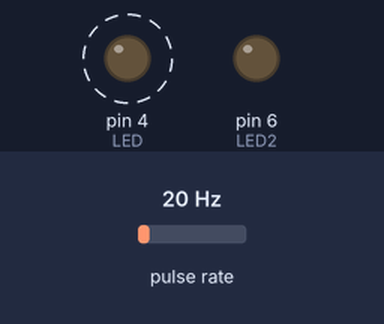
Simulated run of this sketch. Board: Arduino Uno, built for the host (arithmetic inside an expression is 32-bit, double 64-bit). Parts: output pins drawn as LEDs (lit = HIGH). Wiring (inferred from the names in the program): pulse sensor: data pin 8. Dashed ring = blinking. The test bench sets the inputs (shaded band); at power-on: pulse rate 20 Hz. What the sketch prints to the serial monitor is not drawn.

Above: at 12.2 s.
Timing chart, 0 to 15.0 s (numbered marks = the images above):
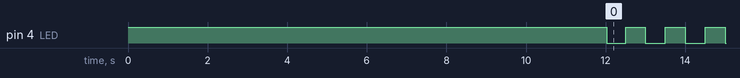

Measured:
- by itself, pin 4 (LED): alternates HIGH for 0.50 s and LOW for 0.50 s

The sketch:

wiflyConfigurator.ino
```cpp
#include "altsoftserial/AltSoftSerial.h"

String WIFI_SSID = "localhost.localdomain";
String WIFI_PASSPHRASE = "hgMTc01e";
//String WIFI_SSID = "amirul-Z97-HD3";
//String WIFI_PASSPHRASE = "8hAOrVND";
//String WIFI_SSID = "asdacap";
//String WIFI_PASSPHRASE = "mypassqwer";

String SERVER_IP = "10.42.0.2";
String SERVER_PORT = "3000";

String TCP_CONNECT_DELAY = "5"; // Delay between tcp connection attempt.

int LED = 4;
int LED2 = 6;
int BUTTON = 3;

HardwareSerial &wifiSerial = Serial3;

void setup(){
  pinMode(LED, OUTPUT);
  pinMode(LED2, OUTPUT);
  digitalWrite(LED, HIGH);
  digitalWrite(LED2, LOW);

  Serial.begin(9600);
  wifiSerial.begin(9600);
  Serial.println("Starting");
  Serial.flush();
  wifiSerial.print("$$$");
  wifiSerial.setTimeout(1000);
  Serial.println(wifiSerial.readString());

  sendAndPrintResult("set comm remote 0");
  sendAndPrintResult("set ip dhcp 1");
  sendAndPrintResult("set wlan ssid " + WIFI_SSID);
  sendAndPrintResult("set wlan phrase " + WIFI_PASSPHRASE);
  sendAndPrintResult("set wlan auth 4");
  sendAndPrintResult("set wlan join 1");
  sendAndPrintResult("set sys autoconn "+TCP_CONNECT_DELAY);
  sendAndPrintResult("set ip host " + SERVER_IP);
  sendAndPrintResult("set ip remote " + SERVER_PORT);
  sendAndPrintResult("save");
  sendAndPrintResult("exit");

  Serial.println("Done");
}

void sendAndPrintResult(String command){
  Serial.println("command: "+command);
  wifiSerial.println(command);
  Serial.println(wifiSerial.readString());
}

void loop(){
  digitalWrite(LED, (millis()/500)%2 ? HIGH : LOW);
}
```

AltSoftSerial.h
```cpp
// (licence header left out)
#ifndef AltSoftSerial_h
#define AltSoftSerial_h

#include <inttypes.h>

#if ARDUINO >= 100
#include "Arduino.h"
#else
#include "WProgram.h"
#include "pins_arduino.h"
#endif

#if defined(__arm__) && defined(CORE_TEENSY)
#define ALTSS_BASE_FREQ F_BUS
#else
#define ALTSS_BASE_FREQ F_CPU
#endif

class AltSoftSerial : public Stream
{
public:
	AltSoftSerial() { }
	~AltSoftSerial() { end(); }
	static void begin(uint32_t baud) { init((ALTSS_BASE_FREQ + baud / 2) / baud); }
	static void end();
	int peek();
	int read();
	int available();
#if ARDUINO >= 100
	size_t write(uint8_t byte) { writeByte(byte); return 1; }
	void flush() { flushOutput(); }
#else
	void write(uint8_t byte) { writeByte(byte); }
	void flush() { flushInput(); }
#endif
	using Print::write;
	static void flushInput();
	static void flushOutput();
	// for drop-in compatibility with NewSoftSerial, rxPin & txPin ignored
	AltSoftSerial(uint8_t rxPin, uint8_t txPin, bool inverse = false) { }
	bool listen() { return false; }
	bool isListening() { return true; }
	bool overflow() { bool r = timing_error; timing_error = false; return r; }
	static int library_version() { return 1; }
	static void enable_timer0(bool enable) { }
	static bool timing_error;
private:
	static void init(uint32_t cycles_per_bit);
	static void writeByte(uint8_t byte);
};

#endif
```

AltSoftSerial_Boards.h
```cpp
// (licence header left out)
// Teensy 2.0
//
#if defined(__AVR_ATmega32U4__) && defined(CORE_TEENSY)

 //#define ALTSS_USE_TIMER1
 //#define INPUT_CAPTURE_PIN		22 // receive
 //#define OUTPUT_COMPARE_A_PIN		14 // transmit
 //#define OUTPUT_COMPARE_B_PIN		15 // unusable PWM
 //#define OUTPUT_COMPARE_C_PIN		 4 // unusable PWM

 #define ALTSS_USE_TIMER3
 #define INPUT_CAPTURE_PIN		10 // receive
 #define OUTPUT_COMPARE_A_PIN		 9 // transmit


// Teensy++ 2.0
//
#elif defined(__AVR_AT90USB1286__) && defined(CORE_TEENSY)

 #define ALTSS_USE_TIMER1
 #define INPUT_CAPTURE_PIN		 4 // receive
 #define OUTPUT_COMPARE_A_PIN		25 // transmit
 #define OUTPUT_COMPARE_B_PIN		26 // unusable PWM
 #define OUTPUT_COMPARE_C_PIN		27 // unusable PWM

 //#define ALTSS_USE_TIMER3
 //#define INPUT_CAPTURE_PIN		17 // receive
 //#define OUTPUT_COMPARE_A_PIN		16 // transmit
 //#define OUTPUT_COMPARE_B_PIN		15 // unusable PWM
 //#define OUTPUT_COMPARE_C_PIN		14 // unusable PWM


// Teensy 3.x
//
#elif defined(__MK20DX128__) || defined(__MK20DX256__) || defined(__MK64FX512__) || defined(__MK66FX1M0__)
 #define ALTSS_USE_FTM0
 #define INPUT_CAPTURE_PIN		20 // receive       (FTM0_CH5)
 #define OUTPUT_COMPARE_A_PIN		21 // transmit      (FTM0_CH6)
 #define OUTPUT_COMPARE_B_PIN		22 // unusable PWM  (FTM0_CH0)
 #define OUTPUT_COMPARE_C_PIN		23 // PWM usable fixed freq
 #define OUTPUT_COMPARE_D_PIN		 5 // PWM usable fixed freq
 #define OUTPUT_COMPARE_E_PIN		 6 // PWM usable fixed freq
 #define OUTPUT_COMPARE_F_PIN		 9 // PWM usable fixed freq
 #define OUTPUT_COMPARE_G_PIN		10 // PWM usable fixed freq


// Wiring-S
//
#elif defined(__AVR_ATmega644P__) && defined(WIRING)

 #define ALTSS_USE_TIMER1
 #define INPUT_CAPTURE_PIN		 6 // receive
 #define OUTPUT_COMPARE_A_PIN		 5 // transmit
 #define OUTPUT_COMPARE_B_PIN		 4 // unusable PWM


// Arduino Uno, Duemilanove, LilyPad, etc
//
#elif defined(__AVR_ATmega168__) || defined(__AVR_ATmega328P__)

 #define ALTSS_USE_TIMER1
 #define INPUT_CAPTURE_PIN		 8 // receive
 #define OUTPUT_COMPARE_A_PIN		 9 // transmit
 #define OUTPUT_COMPARE_B_PIN		10 // unusable PWM


// Arduino Leonardo & Yun (from Cristian Maglie)
//
#elif defined(ARDUINO_AVR_YUN) || defined(ARDUINO_AVR_LEONARDO) || defined(__AVR_ATmega32U4__)

  //#define ALTSS_USE_TIMER1
  //#define INPUT_CAPTURE_PIN		4  // receive
  //#define OUTPUT_COMPARE_A_PIN	9 // transmit
  //#define OUTPUT_COMPARE_B_PIN	10 // unusable PWM
  //#define OUTPUT_COMPARE_C_PIN	11 // unusable PWM

  #define ALTSS_USE_TIMER3
  #define INPUT_CAPTURE_PIN		13 // receive
  #define OUTPUT_COMPARE_A_PIN		5 // transmit


// Arduino Mega
//
#elif defined(__AVR_ATmega1280__) || defined(__AVR_ATmega2560__)

 //#define ALTSS_USE_TIMER4
 //#define INPUT_CAPTURE_PIN		49 // receive
 //#define OUTPUT_COMPARE_A_PIN		 6 // transmit
 //#define OUTPUT_COMPARE_B_PIN		 7 // unusable PWM
 //#define OUTPUT_COMPARE_C_PIN		 8 // unusable PWM

 #define ALTSS_USE_TIMER5
 #define INPUT_CAPTURE_PIN		48 // receive
 #define OUTPUT_COMPARE_A_PIN		46 // transmit
 #define OUTPUT_COMPARE_B_PIN		45 // unusable PWM
 #define OUTPUT_COMPARE_C_PIN		44 // unusable PWM


// Sanguino
#elif defined(__AVR_ATmega644P__) || defined(__AVR_ATmega644__)
 #define ALTSS_USE_TIMER1
 #define INPUT_CAPTURE_PIN		14 // receive
 #define OUTPUT_COMPARE_A_PIN		13 // transmit
 #define OUTPUT_COMPARE_B_PIN		12 // unusable PWM


// Unknown board
#else
#error "Please define your board timer and pins"
#endif
```

AltSoftSerial_Timers.h
```cpp
// (licence header left out)
#if defined(ALTSS_USE_TIMER1)
  #define CONFIG_TIMER_NOPRESCALE()	(TIMSK1 = 0, TCCR1A = 0, TCCR1B = (1<<ICNC1) | (1<<CS10))
  #define CONFIG_TIMER_PRESCALE_8()	(TIMSK1 = 0, TCCR1A = 0, TCCR1B = (1<<ICNC1) | (1<<CS11))
  #define CONFIG_TIMER_PRESCALE_256()	(TIMSK1 = 0, TCCR1A = 0, TCCR1B = (1<<ICNC1) | (1<<CS12))
  #define CONFIG_MATCH_NORMAL()		(TCCR1A = TCCR1A & ~((1<<COM1A1) | (1<<COM1A0)))
  #define CONFIG_MATCH_TOGGLE()		(TCCR1A = (TCCR1A & ~(1<<COM1A1)) | (1<<COM1A0))
  #define CONFIG_MATCH_CLEAR()		(TCCR1A = (TCCR1A | (1<<COM1A1)) & ~(1<<COM1A0))
  #define CONFIG_MATCH_SET()		(TCCR1A = TCCR1A | ((1<<COM1A1) | (1<<COM1A0)))
  #define CONFIG_CAPTURE_FALLING_EDGE()	(TCCR1B &= ~(1<<ICES1))
  #define CONFIG_CAPTURE_RISING_EDGE()	(TCCR1B |= (1<<ICES1))
  #define ENABLE_INT_INPUT_CAPTURE()	(TIFR1 = (1<<ICF1), TIMSK1 = (1<<ICIE1))
  #define ENABLE_INT_COMPARE_A()	(TIFR1 = (1<<OCF1A), TIMSK1 |= (1<<OCIE1A))
  #define ENABLE_INT_COMPARE_B()	(TIFR1 = (1<<OCF1B), TIMSK1 |= (1<<OCIE1B))
  #define DISABLE_INT_INPUT_CAPTURE()	(TIMSK1 &= ~(1<<ICIE1))
  #define DISABLE_INT_COMPARE_A()	(TIMSK1 &= ~(1<<OCIE1A))
  #define DISABLE_INT_COMPARE_B()	(TIMSK1 &= ~(1<<OCIE1B))
  #define GET_TIMER_COUNT()		(TCNT1)
  #define GET_INPUT_CAPTURE()		(ICR1)
  #define GET_COMPARE_A()		(OCR1A)
  #define GET_COMPARE_B()		(OCR1B)
  #define SET_COMPARE_A(val)		(OCR1A = (val))
  #define SET_COMPARE_B(val)		(OCR1B = (val))
  #define CAPTURE_INTERRUPT		TIMER1_CAPT_vect
  #define COMPARE_A_INTERRUPT		TIMER1_COMPA_vect
  #define COMPARE_B_INTERRUPT		TIMER1_COMPB_vect


#elif defined(ALTSS_USE_TIMER3)
  #define CONFIG_TIMER_NOPRESCALE()	(TIMSK3 = 0, TCCR3A = 0, TCCR3B = (1<<ICNC3) | (1<<CS30))
  #define CONFIG_TIMER_PRESCALE_8()	(TIMSK3 = 0, TCCR3A = 0, TCCR3B = (1<<ICNC3) | (1<<CS31))
  #define CONFIG_TIMER_PRESCALE_256()	(TIMSK3 = 0, TCCR3A = 0, TCCR3B = (1<<ICNC3) | (1<<CS32))
  #define CONFIG_MATCH_NORMAL()		(TCCR3A = TCCR3A & ~((1<<COM3A1) | (1<<COM3A0)))
  #define CONFIG_MATCH_TOGGLE()		(TCCR3A = (TCCR3A & ~(1<<COM3A1)) | (1<<COM3A0))
  #define CONFIG_MATCH_CLEAR()		(TCCR3A = (TCCR3A | (1<<COM3A1)) & ~(1<<COM3A0))
  #define CONFIG_MATCH_SET()		(TCCR3A = TCCR3A | ((1<<COM3A1) | (1<<COM3A0)))
  #define CONFIG_CAPTURE_FALLING_EDGE()	(TCCR3B &= ~(1<<ICES3))
  #define CONFIG_CAPTURE_RISING_EDGE()	(TCCR3B |= (1<<ICES3))
  #define ENABLE_INT_INPUT_CAPTURE()	(TIFR3 = (1<<ICF3), TIMSK3 = (1<<ICIE3))
  #define ENABLE_INT_COMPARE_A()	(TIFR3 = (1<<OCF3A), TIMSK3 |= (1<<OCIE3A))
  #define ENABLE_INT_COMPARE_B()	(TIFR3 = (1<<OCF3B), TIMSK3 |= (1<<OCIE3B))
  #define DISABLE_INT_INPUT_CAPTURE()	(TIMSK3 &= ~(1<<ICIE3))
  #define DISABLE_INT_COMPARE_A()	(TIMSK3 &= ~(1<<OCIE3A))
  #define DISABLE_INT_COMPARE_B()	(TIMSK3 &= ~(1<<OCIE3B))
  #define GET_TIMER_COUNT()		(TCNT3)
  #define GET_INPUT_CAPTURE()		(ICR3)
  #define GET_COMPARE_A()		(OCR3A)
  #define GET_COMPARE_B()		(OCR3B)
  #define SET_COMPARE_A(val)		(OCR3A = (val))
  #define SET_COMPARE_B(val)		(OCR3B = (val))
  #define CAPTURE_INTERRUPT		TIMER3_CAPT_vect
  #define COMPARE_A_INTERRUPT		TIMER3_COMPA_vect
  #define COMPARE_B_INTERRUPT		TIMER3_COMPB_vect


#elif defined(ALTSS_USE_TIMER4)
  #define CONFIG_TIMER_NOPRESCALE()	(TIMSK4 = 0, TCCR4A = 0, TCCR4B = (1<<ICNC4) | (1<<CS40))
  #define CONFIG_TIMER_PRESCALE_8()	(TIMSK4 = 0, TCCR4A = 0, TCCR4B = (1<<ICNC4) | (1<<CS41))
  #define CONFIG_TIMER_PRESCALE_256()	(TIMSK4 = 0, TCCR4A = 0, TCCR4B = (1<<ICNC4) | (1<<CS42))
  #define CONFIG_MATCH_NORMAL()		(TCCR4A = TCCR4A & ~((1<<COM4A1) | (1<<COM4A0)))
  #define CONFIG_MATCH_TOGGLE()		(TCCR4A = (TCCR4A & ~(1<<COM4A1)) | (1<<COM4A0))
  #define CONFIG_MATCH_CLEAR()		(TCCR4A = (TCCR4A | (1<<COM4A1)) & ~(1<<COM4A0))
  #define CONFIG_MATCH_SET()		(TCCR4A = TCCR4A | ((1<<COM4A1) | (1<<COM4A0)))
  #define CONFIG_CAPTURE_FALLING_EDGE()	(TCCR4B &= ~(1<<ICES4))
  #define CONFIG_CAPTURE_RISING_EDGE()	(TCCR4B |= (1<<ICES4))
  #define ENABLE_INT_INPUT_CAPTURE()	(TIFR4 = (1<<ICF4), TIMSK4 = (1<<ICIE4))
  #define ENABLE_INT_COMPARE_A()	(TIFR4 = (1<<OCF4A), TIMSK4 |= (1<<OCIE4A))
  #define ENABLE_INT_COMPARE_B()	(TIFR4 = (1<<OCF4B), TIMSK4 |= (1<<OCIE4B))
  #define DISABLE_INT_INPUT_CAPTURE()	(TIMSK4 &= ~(1<<ICIE4))
  #define DISABLE_INT_COMPARE_A()	(TIMSK4 &= ~(1<<OCIE4A))
  #define DISABLE_INT_COMPARE_B()	(TIMSK4 &= ~(1<<OCIE4B))
  #define GET_TIMER_COUNT()		(TCNT4)
  #define GET_INPUT_CAPTURE()		(ICR4)
  #define GET_COMPARE_A()		(OCR4A)
  #define GET_COMPARE_B()		(OCR4B)
  #define SET_COMPARE_A(val)		(OCR4A = (val))
  #define SET_COMPARE_B(val)		(OCR4B = (val))
  #define CAPTURE_INTERRUPT		TIMER4_CAPT_vect
  #define COMPARE_A_INTERRUPT		TIMER4_COMPA_vect
  #define COMPARE_B_INTERRUPT		TIMER4_COMPB_vect


#elif defined(ALTSS_USE_TIMER5)
  #define CONFIG_TIMER_NOPRESCALE()	(TIMSK5 = 0, TCCR5A = 0, TCCR5B = (1<<ICNC5) | (1<<CS50))
  #define CONFIG_TIMER_PRESCALE_8()	(TIMSK5 = 0, TCCR5A = 0, TCCR5B = (1<<ICNC5) | (1<<CS51))
  #define CONFIG_TIMER_PRESCALE_256()	(TIMSK5 = 0, TCCR5A = 0, TCCR5B = (1<<ICNC5) | (1<<CS52))
  #define CONFIG_MATCH_NORMAL()		(TCCR5A = TCCR5A & ~((1<<COM5A1) | (1<<COM5A0)))
  #define CONFIG_MATCH_TOGGLE()		(TCCR5A = (TCCR5A & ~(1<<COM5A1)) | (1<<COM5A0))
  #define CONFIG_MATCH_CLEAR()		(TCCR5A = (TCCR5A | (1<<COM5A1)) & ~(1<<COM5A0))
  #define CONFIG_MATCH_SET()		(TCCR5A = TCCR5A | ((1<<COM5A1) | (1<<COM5A0)))
  #define CONFIG_CAPTURE_FALLING_EDGE()	(TCCR5B &= ~(1<<ICES5))
  #define CONFIG_CAPTURE_RISING_EDGE()	(TCCR5B |= (1<<ICES5))
  #define ENABLE_INT_INPUT_CAPTURE()	(TIFR5 = (1<<ICF5), TIMSK5 = (1<<ICIE5))
  #define ENABLE_INT_COMPARE_A()	(TIFR5 = (1<<OCF5A), TIMSK5 |= (1<<OCIE5A))
  #define ENABLE_INT_COMPARE_B()	(TIFR5 = (1<<OCF5B), TIMSK5 |= (1<<OCIE5B))
  #define DISABLE_INT_INPUT_CAPTURE()	(TIMSK5 &= ~(1<<ICIE5))
  #define DISABLE_INT_COMPARE_A()	(TIMSK5 &= ~(1<<OCIE5A))
  #define DISABLE_INT_COMPARE_B()	(TIMSK5 &= ~(1<<OCIE5B))
  #define GET_TIMER_COUNT()		(TCNT5)
  #define GET_INPUT_CAPTURE()		(ICR5)
  #define GET_COMPARE_A()		(OCR5A)
  #define GET_COMPARE_B()		(OCR5B)
  #define SET_COMPARE_A(val)		(OCR5A = (val))
  #define SET_COMPARE_B(val)		(OCR5B = (val))
  #define CAPTURE_INTERRUPT		TIMER5_CAPT_vect
  #define COMPARE_A_INTERRUPT		TIMER5_COMPA_vect
  #define COMPARE_B_INTERRUPT		TIMER5_COMPB_vect


#elif defined(ALTSS_USE_FTM0)
  // CH5 = input capture (input, pin 20)
  // CH6 = compare a     (output, pin 21)
  // CH0 = compare b     (input timeout)
  #define CONFIG_TIMER_NOPRESCALE()	FTM0_SC = 0; FTM0_CNT = 0; FTM0_MOD = 0xFFFF; \
					FTM0_SC = FTM_SC_CLKS(1) | FTM_SC_PS(0); \
					digitalWriteFast(21, HIGH); \
					NVIC_SET_PRIORITY(IRQ_FTM0, 48); \
					FTM0_C0SC = 0x18; \
					NVIC_ENABLE_IRQ(IRQ_FTM0);
  #define CONFIG_TIMER_PRESCALE_8()	FTM0_SC = 0; FTM0_CNT = 0; FTM0_MOD = 0xFFFF; \
					FTM0_SC = FTM_SC_CLKS(1) | FTM_SC_PS(3); \
					digitalWriteFast(21, HIGH); \
					NVIC_SET_PRIORITY(IRQ_FTM0, 48); \
					FTM0_C0SC = 0x18; \
					NVIC_ENABLE_IRQ(IRQ_FTM0);
  #define CONFIG_TIMER_PRESCALE_128()	FTM0_SC = 0; FTM0_CNT = 0; FTM0_MOD = 0xFFFF; \
					FTM0_SC = FTM_SC_CLKS(1) | FTM_SC_PS(7); \
					digitalWriteFast(21, HIGH); \
					NVIC_SET_PRIORITY(IRQ_FTM0, 48); \
					FTM0_C0SC = 0x18; \
					NVIC_ENABLE_IRQ(IRQ_FTM0);
  #define CONFIG_MATCH_NORMAL()		(FTM0_C6SC = 0)
  #define CONFIG_MATCH_TOGGLE()		(FTM0_C6SC = (FTM0_C6SC & 0xC3) | 0x14)
  #define CONFIG_MATCH_CLEAR()		(FTM0_C6SC = (FTM0_C6SC & 0xC3) | 0x18)
  #define CONFIG_MATCH_SET()		(FTM0_C6SC = (FTM0_C6SC & 0xC3) | 0x1C)
  #define CONFIG_CAPTURE_FALLING_EDGE()	(FTM0_C5SC = (FTM0_C5SC & 0xC3) | 0x08)
  #define CONFIG_CAPTURE_RISING_EDGE()	(FTM0_C5SC = (FTM0_C5SC & 0xC3) | 0x04)
  #define ENABLE_INT_INPUT_CAPTURE()	FTM0_C5SC = 0x48; \
					CORE_PIN20_CONFIG = PORT_PCR_MUX(4)|PORT_PCR_PE|PORT_PCR_PS
  #define ENABLE_INT_COMPARE_A()	FTM0_C6SC |= 0x40; \
					CORE_PIN21_CONFIG = PORT_PCR_MUX(4)|PORT_PCR_DSE|PORT_PCR_SRE
  #define ENABLE_INT_COMPARE_B()	(FTM0_C0SC = 0x58)
  #define DISABLE_INT_INPUT_CAPTURE()	FTM0_C5SC &= ~0x40; \
					CORE_PIN20_CONFIG = PORT_PCR_MUX(1)|PORT_PCR_PE|PORT_PCR_PS
  #define DISABLE_INT_COMPARE_A()	FTM0_C6SC &= ~0x40; \
					CORE_PIN21_CONFIG = PORT_PCR_MUX(1)|PORT_PCR_DSE|PORT_PCR_SRE; \
					digitalWriteFast(21, HIGH)
  #define DISABLE_INT_COMPARE_B()	(FTM0_C0SC &= ~0x40)
  #define GET_TIMER_COUNT()		(FTM0_CNT)
  #define GET_INPUT_CAPTURE()		(FTM0_C5V)
  #define GET_COMPARE_A()		(FTM0_C6V)
  #define GET_COMPARE_B()		(FTM0_C0V)
  #define SET_COMPARE_A(val)		(FTM0_C6V = val)
  #define SET_COMPARE_B(val)		if (FTM0_C0SC & FTM_CSC_CHF) FTM0_C0SC = 0x18; \
					do { FTM0_C0V = (val); } while (FTM0_C0V != (val));
  #define CAPTURE_INTERRUPT		altss_capture_interrupt
  #define COMPARE_A_INTERRUPT		altss_compare_a_interrupt
  #define COMPARE_B_INTERRUPT		altss_compare_b_interrupt
  #ifdef ISR
  #undef ISR
  #endif
  #define ISR(f) static void f (void)


#endif
```
